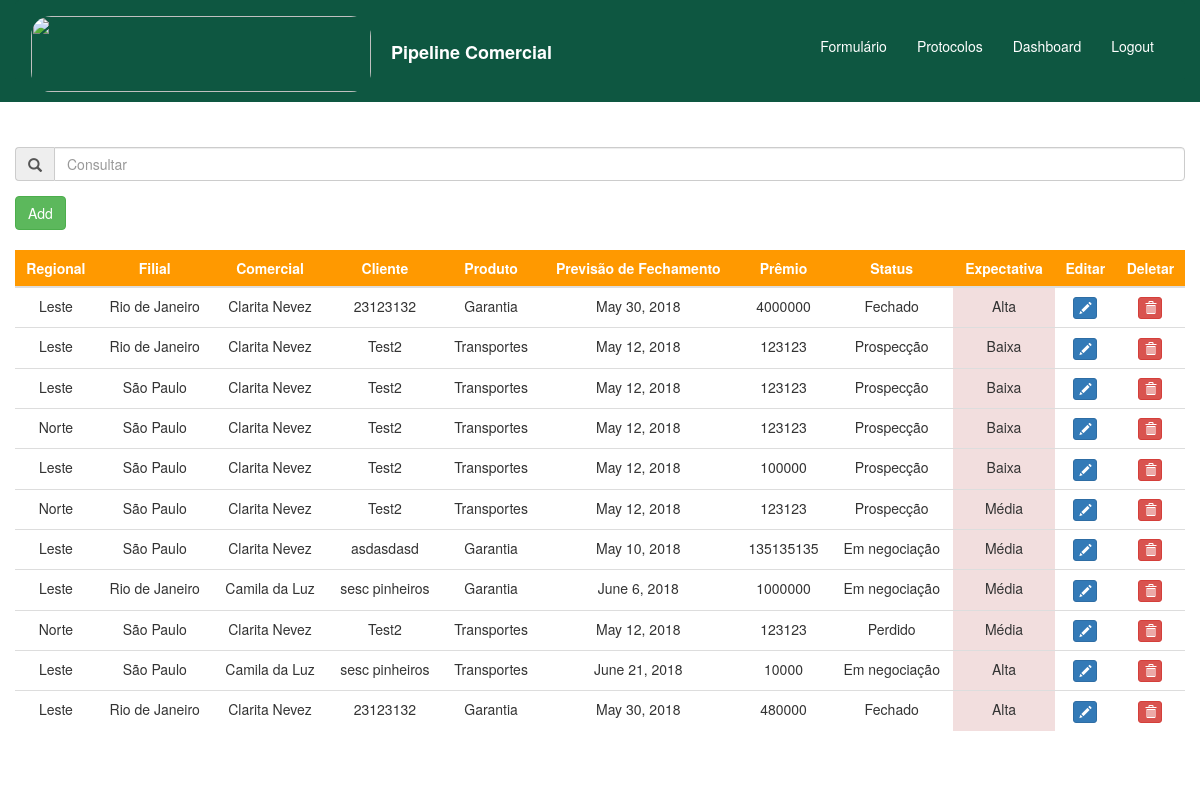
The page /protocolos/ on the database as committed earlier.
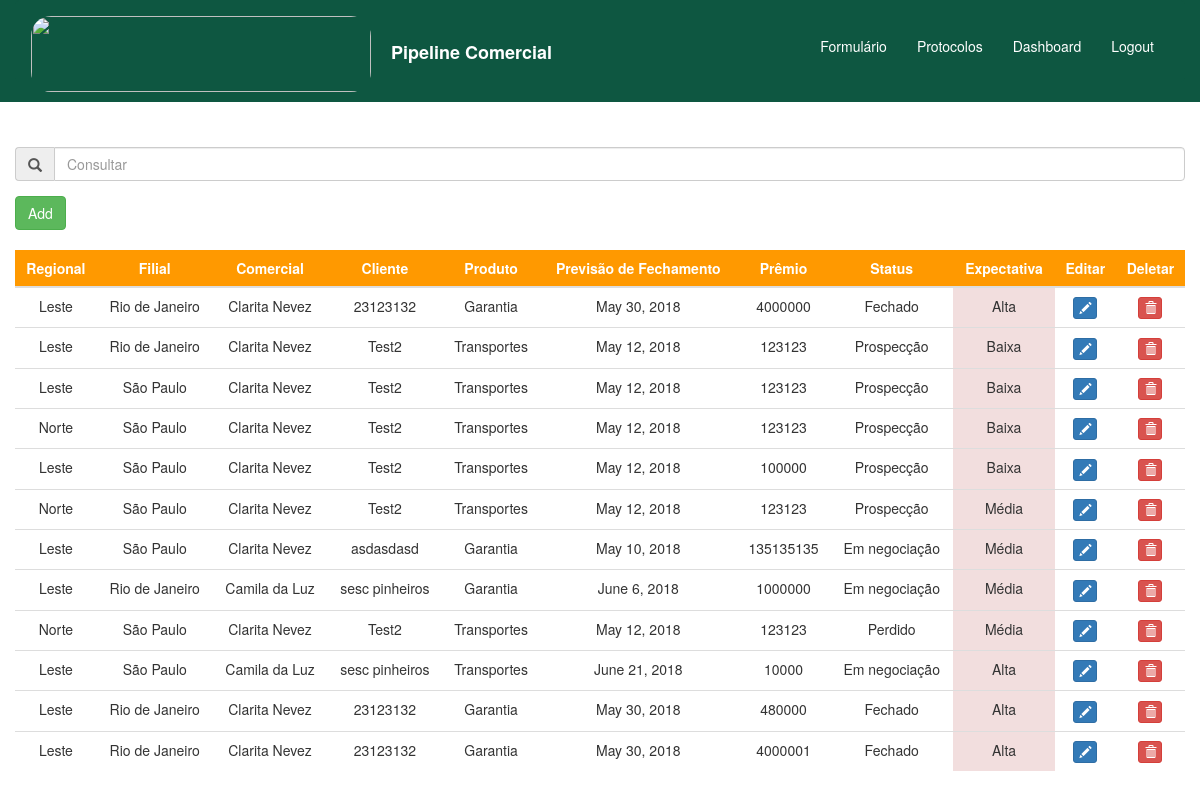
The same page on the database as committed later.
### home/models.py (models this page shows)
class Protocolos(models.Model):
    created_at = models.DateField(auto_now_add=True)
    is_active = models.BooleanField(default=True)
    regional = models.ForeignKey(Regional, on_delete=models.CASCADE)
    filial = models.ForeignKey(Filial, on_delete=models.CASCADE)
    comercial = models.ForeignKey(Comercial, on_delete=models.CASCADE)
    corretor = models.CharField(max_length=250)
    primeira_cotacao = models.BooleanField()
    produto = models.ForeignKey(Produto, on_delete=models.CASCADE)
    cliente = models.CharField(max_length=250)
    premio = models.IntegerField()
    ultima_alteracao = models.DateField(auto_now=True)
    recebimento = models.DateField()
    vencimento = models.DateField()
    fechamento = models.DateField()
    tipo_de_seguro = models.ForeignKey(TipodeSeguro, on_delete=models.CASCADE)
    expectativa = models.ForeignKey(Expectativa, on_delete=models.CASCADE)
    status = models.ForeignKey(Status, on_delete=models.CASCADE)
    subscritor = models.CharField(max_length=250)
    motivo_perda = models.ForeignKey(MotivoPerda, on_delete=models.CASCADE, null=True, blank=True)
    congenere = models.ForeignKey(Congenere, on_delete=models.CASCADE, null=True, blank=True)
    comentario_perda = models.CharField(max_length=250, null=True, blank=True)
    detalhe_de_perdas = models.CharField(max_length=400, null=True, blank=True)
    historico_1 = models.CharField(max_length=4000, null=True, blank=True)
    historico_2 = models.CharField(max_length=4000, null=True, blank=True)
    historico_3 = models.CharField(max_length=4000, null=True, blank=True)
    historico_4 = models.CharField(max_length=4000, null=True, blank=True)
    historico_5 = models.CharField(max_length=4000, null=True, blank=True)
    historico_6 = models.CharField(max_length=4000, null=True, blank=True)
    historico_7 = models.CharField(max_length=4000, null=True, blank=True)
    historico_8 = models.CharField(max_length=4000, null=True, blank=True)
    historico_9 = models.CharField(max_length=4000, null=True, blank=True)
    historico_10 = models.CharField(max_length=4000, null=True, blank=True)

class Regional(models.Model):
    regional = models.CharField(max_length=200)
    def __str__(self):
        return self.regional

class Filial(models.Model):
    filial = models.CharField(max_length=200)
    def __str__(self):
        return self.filial

class Comercial(models.Model):
    comercial = models.CharField(max_length=200)
    def __str__(self):
        return self.comercial

class Produto(models.Model):
    produto = models.CharField(max_length=200)
    def __str__(self):
        return self.produto

class Status(models.Model):
    status = models.CharField(max_length=200)
    def __str__(self):
        return self.status

class Expectativa(models.Model):
    expectativa = models.CharField(max_length=200)
    def __str__(self):
        return self.expectativa

### protocolos/views.py (the view)
# urls.py: url(r'^protocolos/', include('protocolos.urls'), name='protocolos'),
def protocolos(request):
    protocolos = Protocolos.objects.all()
    print(protocolos)
    return render(request, 'protocolos/protocolos_base.html', {'protocolos': protocolos})

### templates/protocolos/protocolos_base.html (shortened to what this page needs)
<!DOCTYPE html>
    <html lang="pt">
        {% block content %}
        <head>
            <link rel="stylesheet" href="https://maxcdn.bootstrapcdn.com/bootstrap/3.3.7/css/bootstrap.css">
            <link rel="stylesheet" href="https://cdnjs.cloudflare.com/ajax/libs/bootstrap-datepicker/1.4.1/css/bootstrap-datepicker3.css"/>
        </head>
        <body>
            <div class="container-fluid" style="background-color: #0e5741">
                <nav class="navbar navbar-default" style="background-color: #0e5741;border-color: #0e5741;">
                    <div class="container-fluid">
                        {% load static %}
                        <a class="navbar-brand" href="{% url 'home' %}" style="text-decoration: none"><img src="https://www.berkley.com.br/Institucional/img/logo.png" style="display: inline-block;border-radius: 20px" alt="" width="340" height="76"><strong style="color: #ffffff"><p style="display: inline-block; margin-left:20px">Pipeline Comercial</p></strong></a>
                        <div id="navbar" class="navbar-collapse collapse" aria-expanded="false" style="border-width: 0px";>
                            <ul class="nav navbar-nav navbar-right" style="padding-top: 10px">
                                <li class="active">
                                    <a href="{% url 'home' %}" style="background-color: #0e5741"><p style="padding-top: 10px; color: #ffffff">Formulário</p></a>
                                <li class="active">
                                    <a href="{% url 'protocolos' %}" style="background-color: #0e5741"><p style="padding-top: 10px; color: #ffffff">Protocolos</p></a>
                                <li class="active">
                                    <a href="{% url 'dashboard' %}" style="background-color: #0e5741"><p style="padding-top: 10px; color: #ffffff">Dashboard</p></a>
                                <li class="active">
                                    <a href="{% url 'logout' %}" style="background-color: #0e5741"><p style="padding-top: 10px; color: #ffffff">Logout</p></a>
                                </li>
                                </li>
                            </ul>
                        </div>
                    </div>
                </nav>
                    {% include 'protocolos/includes/protocolos_include.html' %}
            </div>
        </body>
        {% endblock %}
    </html>

### templates/protocolos/includes/protocolos_include.html (shortened to what the changed rows need)
{% block content %}
        <div class="row">
            <div class="col-sm-12" style="padding-top: 5px; padding-bottom: 10px;background-color: #ffffff">
            <br>
                <div><button id="button" onclick="duplicate()" class="btn btn-success">Add</button></div><br>
                <form method="post" action="/protocolos/delete/">
                <table id="full-table" class="table table-hover" style="background-color: #ffffff;">
                    <thead class="thead-dark" style="background-color: #ff9900;">
                        <tr>
                        <th onclick="sortTable(0)" class="text-center" style="color: #ffffff" scope="col">Regional<img style="width: 20px; height: 20px; display: none" src="#"></th>
                        <th onclick="sortTable(1)" class="text-center" style="color: #ffffff" scope="col">Filial<img style="width: 20px; height: 20px; display: none" src="#"></th>
                        <th onclick="sortTable(2)" class="text-center" style="color: #ffffff" scope="col">Comercial<img style="width: 20px; height: 20px; display: none" src="#"></th>
                        <th onclick="sortTable(3)" class="text-center" style="color: #ffffff" scope="col">Cliente<img style="width: 20px; height: 20px; display: none" src="#"></th>
                        <th onclick="sortTable(4)" class="text-center" style="color: #ffffff" scope="col">Produto<img style="width: 20px; height: 20px; display: none" src="#"></th>
                        <th onclick="sortTable(5)" class="text-center" style="color: #ffffff" scope="col">Previsão de Fechamento<img style="width: 20px; height: 20px; display: none" src="#"></th>
                        <th onclick="sortTable(6)" class="text-center" style="color: #ffffff" scope="col">Prêmio<img style="width: 20px; height: 20px; display: none" src="#"></th>
                        <th onclick="sortTable(7)" class="text-center" style="color: #ffffff" scope="col">Status<img style="width: 20px; height: 20px; display: none" src="#"></th>
                        <th onclick="sortTable(8)" class="text-center" style="color: #ffffff" scope="col">Expectativa<img style="width: 20px; height: 20px; display: none" src="#"></th>
                        <th class="text-center" style="color: #ffffff" scope="col">Editar</th>
                        <th class="text-center" style="color: #ffffff" scope="col">Deletar</th>
                        </tr>
                    </thead>
                    <tbody id="tabela">
                        {% for protocolo in protocolos %}
                        <tr class="clickable-row" name="table-row" onclick="window.location='/home/{{ protocolo.id }}'">
                            <td style="text-align: center">{{ protocolo.regional }}</td>
                            <td style="text-align: center">{{ protocolo.filial }}</td>
                            <td style="text-align: center">{{ protocolo.comercial }}</td>
                            <td style="text-align: center">{{ protocolo.cliente }}</td>
                            <td style="text-align: center">{{ protocolo.produto }}</td>
                            <td style="text-align: center">{{ protocolo.fechamento }}</td>
                            <td style="text-align: center" id="premio" name="premio">{{ protocolo.premio }}</td>
                            <td style="text-align: center">{{ protocolo.status }}</td>
                            <td style="text-align: center" class="danger" name="expectativa">{{ protocolo.expectativa }}</td>
                            <td style="text-align: center"><button type="button" class="btn btn-primary btn-xs" data-title="Edit" data-toggle="modal" data-target="#edit" ><span class="glyphicon glyphicon-pencil"></span></button></td>
                            <td style="text-align: center"><button name="delete" class="btn btn-danger btn-xs" value="{{ protocolo.id }}" data-title="Delete" data-toggle="modal" data-target="#delete" ><span class="glyphicon glyphicon-trash"></span></button></td>
                        </tr>
                        {% endfor %}
                    </tbody>
                </table>
            </form>
            </div>
        </div>
{% endblock %}

Rows that differ between the two databases and show on the page:
added Protocolos: regional "Leste", filial "Rio de Janeiro", comercial "Clarita Nevez", cliente "23123132", produto "Garantia", fechamento "May 30, 2018", premio "4000001", status "Fechado", expectativa "Alta", {{ protocolo.id }} 12 (drawn)
